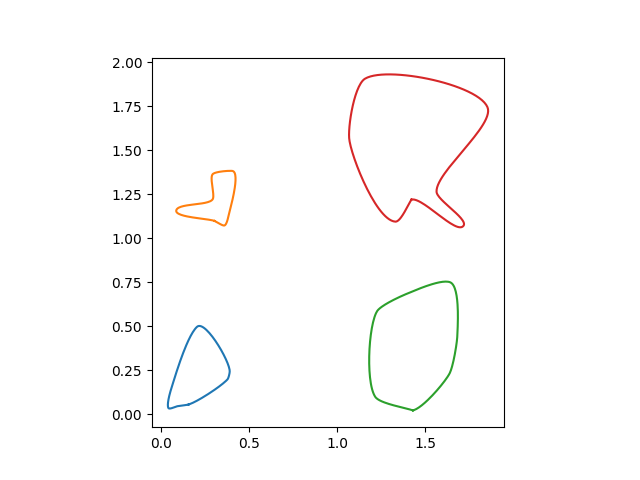

Reproduce this figure in Python.
""" 
Drawn from: https://github.com/facebookresearch/dcd/blob/main/envs/box2d/bezier.py
"""

import numpy as np
from scipy.special import binom
import matplotlib.pyplot as plt
from functools import partial
from flax import struct
import jax
import jax.numpy as jnp

bernstein = lambda n, k, t: binom(n, k) * t**k * (1.0 - t) ** (n - k)


def bezier(points, num=200):
    N = len(points)
    t = np.linspace(0, 1, num=num)
    curve = np.zeros((num, 2))
    for i in range(N):
        curve += np.outer(bernstein(N - 1, i, t), points[i])
    return curve


class Segment:
    def __init__(self, p1, p2, angle1, angle2, **kw):
        self.p1 = p1
        self.p2 = p2
        self.angle1 = angle1
        self.angle2 = angle2
        self.numpoints = kw.get("numpoints", 100)
        r = kw.get("r", 0.3)
        d = np.sqrt(np.sum((self.p2 - self.p1) ** 2))
        self.r = r * d
        self.p = np.zeros((4, 2))
        self.p[0, :] = self.p1[:]
        self.p[3, :] = self.p2[:]
        self.calc_intermediate_points(self.r)

    def calc_intermediate_points(self, r):
        self.p[1, :] = self.p1 + np.array([self.r * np.cos(self.angle1), self.r * np.sin(self.angle1)])
        self.p[2, :] = self.p2 + np.array([self.r * np.cos(self.angle2 + np.pi), self.r * np.sin(self.angle2 + np.pi)])
        self.curve = bezier(self.p, self.numpoints)


def get_curve(points, **kw):
    segments = []
    for i in range(len(points) - 1):
        seg = Segment(points[i, :2], points[i + 1, :2], points[i, 2], points[i + 1, 2], **kw)
        segments.append(seg)
    curve = np.concatenate([s.curve for s in segments])
    return segments, curve


def ccw_sort(p):
    d = p - np.mean(p, axis=0)
    s = np.arctan2(d[:, 0], d[:, 1])
    return p[np.argsort(s), :]

def cw_sort(p: jnp.ndarray) -> jnp.ndarray:
    d = p - np.mean(p, axis=0)
    s = np.arctan2(d[:, 0], d[:, 1])
    return p[-np.argsort(s), :]


def get_bezier_curve(a=None, rad=0.2, edgy=0, **kw):
    """Given an array of points *a*, create a curve through
    those points.
    *rad* is a number between 0 and 1 to steer the distance of
          control points.
    *edgy* is a parameter which controls how "edgy" the curve is,
           edgy=0 is smoothest."""
    if a is None:
        a = get_random_points(**kw)

    numpoints = kw.get("numpoints", 30)

    p = np.arctan(edgy) / np.pi + 0.5
    a = ccw_sort(a)
    a = np.append(a, np.atleast_2d(a[0, :]), axis=0)
    d = np.diff(a, axis=0)
    ang = np.arctan2(d[:, 1], d[:, 0])
    f = lambda ang: (ang >= 0) * ang + (ang < 0) * (ang + 2 * np.pi)
    ang = f(ang)
    ang1 = ang
    ang2 = np.roll(ang, 1)
    ang = p * ang1 + (1 - p) * ang2 + (np.abs(ang2 - ang1) > np.pi) * np.pi
    ang = np.append(ang, [ang[0]])
    a = np.append(a, np.atleast_2d(ang).T, axis=1)
    s, c = get_curve(a, r=rad, method="var", numpoints=numpoints)
    x, y = c.T
    return x, y, a


def get_random_points(n=5, scale=0.8, mindst=None, rec=0, **kw):
    """Create n random points in the unit square, which are *mindst*
    apart, then scale them."""
    mindst = mindst or 0.7 / n
    np_random = kw.get("np_random", np.random)
    a = np_random.rand(n, 2)
    d = np.sqrt(np.sum(np.diff(ccw_sort(a), axis=0), axis=1) ** 2)
    if np.all(d >= mindst) or rec >= 200:
        return a * scale
    else:
        return get_random_points(n=n, scale=scale, mindst=mindst, rec=rec + 1, np_random=np_random)


@partial(jax.jit, static_argnames=("max_n", "num_to_generate"))
def get_random_points_fixed(rng, n: int, max_n: int, mindst: float = 0.1, scale=0.8, num_to_generate=10):
    idxs = jnp.arange(max_n)
    valid = idxs < n
    large_offset = jnp.where(idxs >= n, 1e3, 0)

    def _gen_points(rng):
        a = jax.random.uniform(rng, shape=(max_n, 2))
        # sort points in ccw order
        mean_a = jnp.mean(a, axis=0, where=valid[:, None])
        d = a - mean_a
        s = jnp.arctan2(d[:, 1], d[:, 0]) + large_offset
        order = jnp.argsort(s)
        a = a.at[order].get()

        a = jnp.where(valid[:, None], a, a.at[0].get())

        diff = jnp.diff(a, axis=0)

        d = jnp.sqrt(jnp.sum(diff**2, axis=1))
        points_valid = (d >= mindst) + ~valid[:-1]
        return a, jnp.all(points_valid)

    rngs = jax.random.split(rng, num_to_generate)
    a, a_valid = jax.vmap(_gen_points)(rngs)
    selected_a = jnp.argmax(a_valid)
    return a.at[selected_a].get()

@partial(jax.jit, static_argnames=("max_n", "numpoints"))
def get_bezier_curve_fixed(a: jnp.ndarray, n: int, max_n: int, numpoints: int = 30, rad=0.2, edgy=0):
    """Given an array of points *a*, create a curve through
    those points.
    *rad* is a number between 0 and 1 to steer the distance of
          control points.
    *edgy* is a parameter which controls how "edgy" the curve is,
           edgy=0 is smoothest."""
    # if a is None:
    #     a = get_random_points_fixed(**kw)

    idxs = jnp.arange(max_n)
    # valid = idxs < n

    p = jnp.arctan(edgy) / jnp.pi + 0.5
    # a = ccw_sort(a)
    a = jnp.append(a, jnp.atleast_2d(a[0, :]), axis=0)
    d = jnp.diff(a, axis=0)
    ang = jnp.arctan2(d[:, 1], d[:, 0])
    ang = jnp.where(idxs < n, ang, ang.at[0].get())
    # print("ang", ang)

    # f = lambda ang: (ang >= 0) * ang + (ang < 0) * (ang + 2 * np.pi)
    # def _scale_angle(ang):
    #     return jnp.where(ang >= 0, ang, ang + 2 * np.pi)
    ang = jnp.where(ang >= 0, ang, ang + 2 * jnp.pi)
    ang1 = ang
    # print("ang1", ang1)
    ang2 = jnp.roll(ang, 1)
    # print("ang2", ang2)
    ang = p * ang1 + (1 - p) * ang2 + (jnp.abs(ang2 - ang1) > jnp.pi) * jnp.pi
    ang = jnp.append(ang, ang[0])
    # print("ang", ang)

    a = jnp.append(a, jnp.atleast_2d(ang).T, axis=1)

    seg_gen = JaxSegment(numpoints=numpoints, r=rad)

    segments = jax.vmap(seg_gen.calc_curve)(a[:-1, :2], a[1:, :2], a[:-1, 2], a[1:, 2])
    curve = segments.reshape((-1, 2))

    # TODO mask out invalid points

    x, y = curve.T
    return x, y, a


class JaxSegment:
    def __init__(self, numpoints=30, r=0.3):

        self.numpoints = numpoints
        self.r = r

    partial(jax.jit, static_argnums=(0,))

    def calc_curve(self, p1, p2, angle1, angle2):
        d = jnp.sqrt(jnp.sum((p2 - p1) ** 2))
        r = self.r * d

        points = jnp.zeros((4, 2))
        points = points.at[0].set(p1)
        points = points.at[3].set(p2)
        points = points.at[1].set(p1 + jnp.array([r * jnp.cos(angle1), r * jnp.sin(angle1)]))
        points = points.at[2].set(p2 + jnp.array([r * jnp.cos(angle2 + jnp.pi), r * jnp.sin(angle2 + jnp.pi)]))

        bernstein = lambda n, k, t: binom(n, k) * t**k * (1.0 - t) ** (n - k)

        N = len(points)
        t = np.linspace(0, 1, num=self.numpoints)
        curve = np.zeros((self.numpoints, 2))

        def _body(curve, i):
            return curve + jnp.outer(bernstein(N - 1, i, t), points[i]), None

        curve, _ = jax.lax.scan(_body, curve, jnp.arange(N))

        return curve


from jax.scipy.special import gammaln


def binom(x, y):
    return jnp.exp(gammaln(x + 1) - gammaln(y + 1) - gammaln(x - y + 1))


if __name__ == "__main__":
    fig, ax = plt.subplots()
    ax.set_aspect("equal")

    MAX_NUM_CHECKPOINTS = 8
    NUM_CHECKPOINTS = 7
    NUM_POINTS = 30

    rad = 0.2
    edgy = 0.5

    for c in np.array([[0, 0], [0, 1]]):
        a = get_random_points(n=NUM_CHECKPOINTS, scale=0.5) + c
        x, y, _ = get_bezier_curve(a, rad=rad, edgy=edgy)
        plt.plot(x, y)

    rng = jax.random.PRNGKey(1)
    for c in np.array([[1, 0], [1, 1]]):
        rng, _rng = jax.random.split(rng)
        a = get_random_points_fixed(_rng, NUM_CHECKPOINTS, MAX_NUM_CHECKPOINTS, 0.1) + c
        print("a", a)
        
        x, y, _ = get_bezier_curve_fixed(a, NUM_CHECKPOINTS, MAX_NUM_CHECKPOINTS, NUM_POINTS)
        print("x", x)
        print("y", y.shape)
        
        x = x[:NUM_CHECKPOINTS*NUM_POINTS]
        y = y[:NUM_CHECKPOINTS*NUM_POINTS]
        
        # raise
        plt.plot(x, y)

    plt.savefig("bezier.png")
